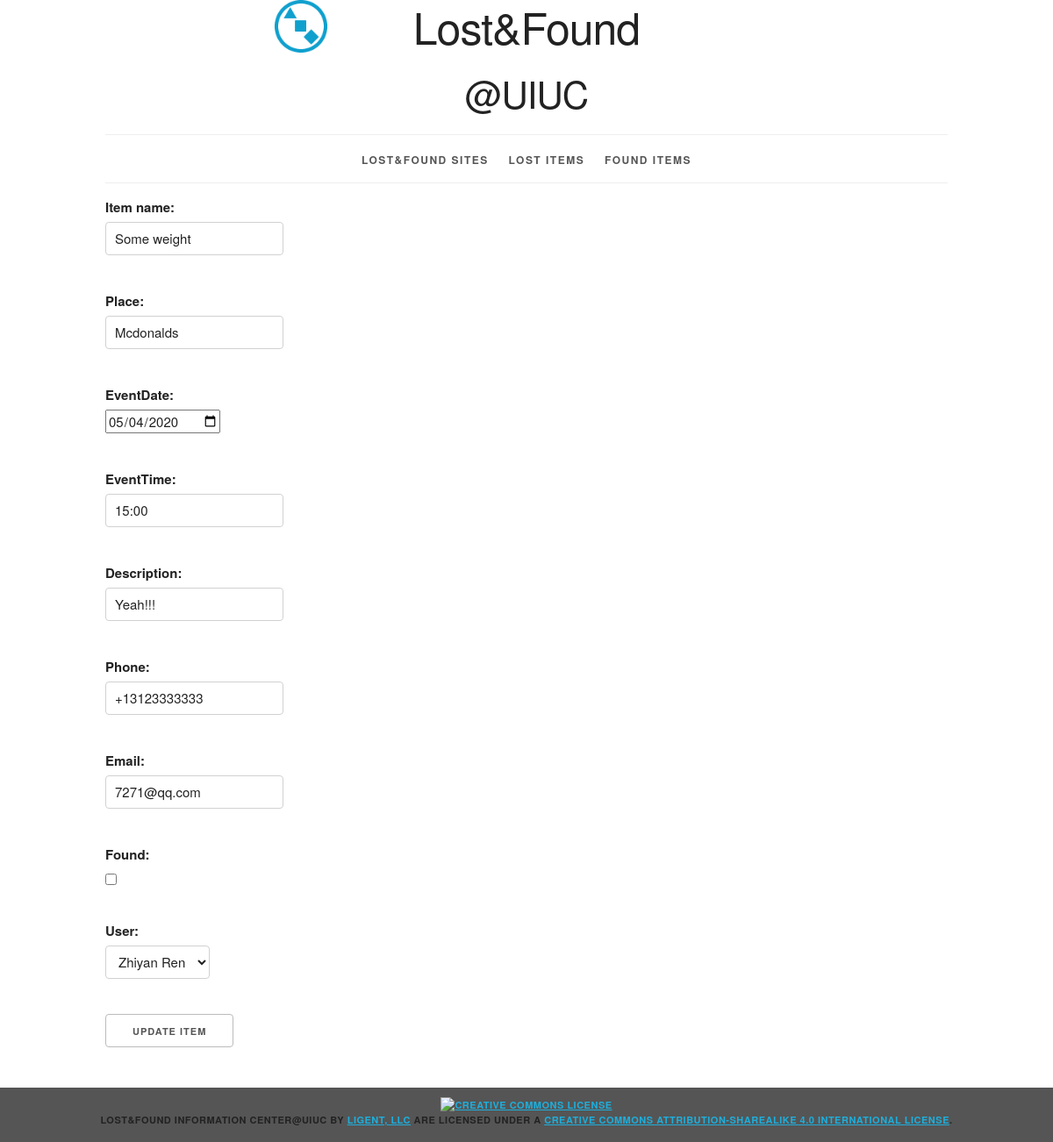
/item/lost/4/update/, run on an earlier commit of the app's database.
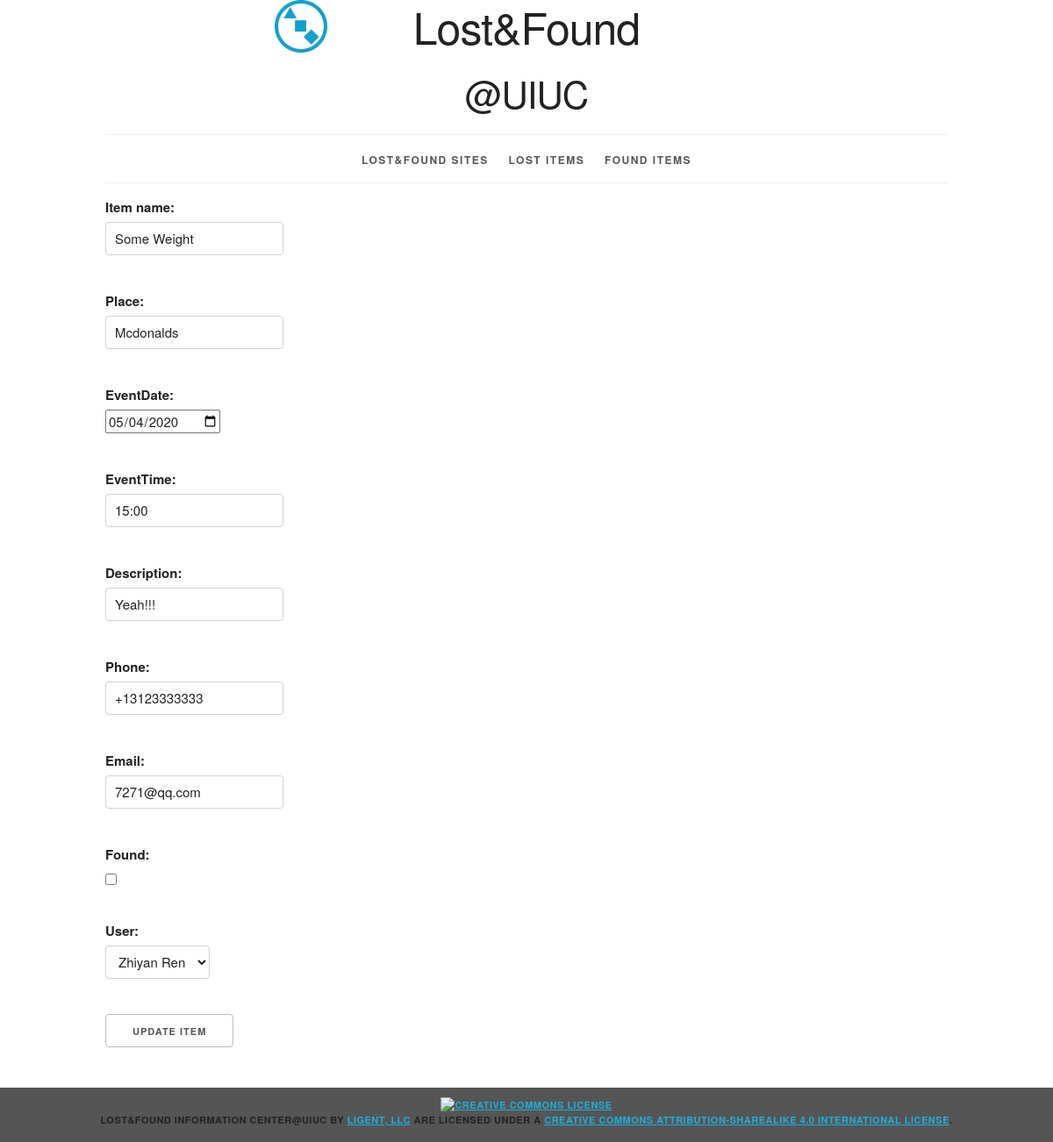
And on a later commit of the database.
### info/models.py (models this page shows, shortened)
class LostItem(models.Model):
    item_id = models.AutoField(primary_key=True)
    item_name = models.CharField(max_length=30)
    place = models.CharField(max_length=80)  # where the item is lost
    eventDate = models.DateField()
    eventTime = models.CharField(max_length=20)  # like 'around 2pm'
    registeredTime = models.DateTimeField(auto_now_add=True)
    description = models.CharField(max_length=80, null=True, blank=True)
    phone = PhoneNumberField(null=True, blank=True) # may changed to be autofilled later
    email = models.EmailField()
    found = models.BooleanField(default=False)
    user = models.ForeignKey(User, related_name='items', on_delete=models.PROTECT)
    class Meta:
        ordering = ['registeredTime']

### info/views.py (the view)
class LostItemUpdate(UpdateView):
    form_class = LostItemForm
    model = LostItem
    template_name = 'info/item_form_update.html'

### info/forms.py (shortened to what this page needs)
class LostItemForm(forms.ModelForm):
    class Meta:
        model = LostItem
        widgets = {'eventDate': DateInput()}
        fields = '__all__'

### info/models.py (called while the page is built)
    def __str__(self):
        return '%s %s'%(self.first_name, self.last_name)

### info/templates/info/item_form_update.html (shortened to what this page needs)
{% extends 'info/base.html' %}
{% block content %}
    <form
        action="{{ item.get_update_url }}"
        method="post">
        {{ form.as_p }}
        <button type="submit">Update Item</button>
    </form>
{% endblock %}

What changed in the data, as far as the page shows it:
changed LostItem "Mcdonalds": item_name "Some weight" → "Some Weight"
